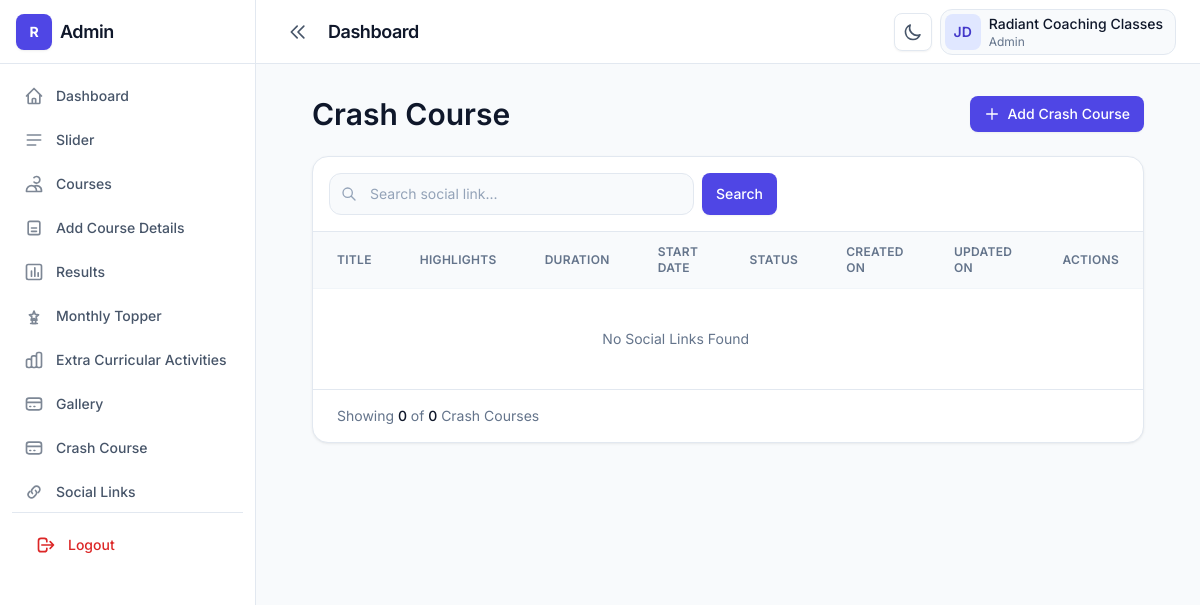
Before: /crash-course.php (signed in) with the older database file.
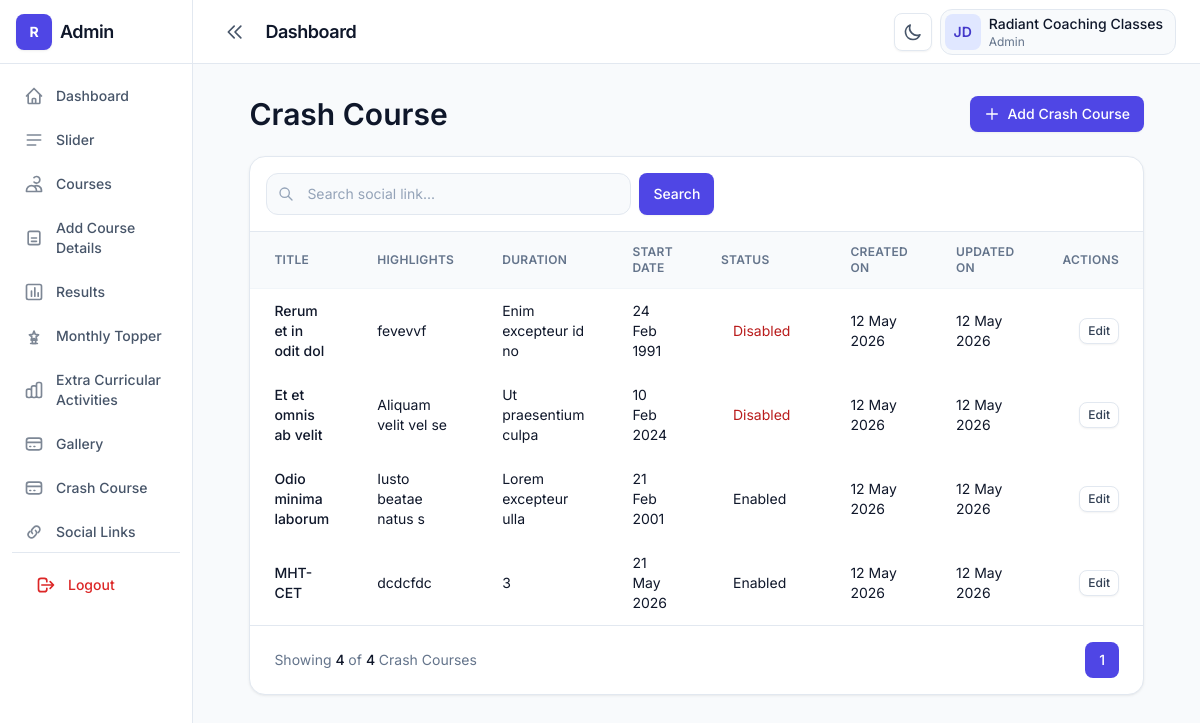
After: the same page with the newer database file.
### tables this page shows
CREATE TABLE IF NOT EXISTS `crash_courses` (
  `id` int NOT NULL AUTO_INCREMENT,
  `title` varchar(255) NOT NULL,
  `start_date` date NOT NULL,
  `duration` varchar(100) NOT NULL,
  `description` text NOT NULL,
  `created_at` date DEFAULT NULL,
  `updated_at` date DEFAULT NULL,
  `status` tinyint(1) DEFAULT '1',
  PRIMARY KEY (`id`)
);

### src/crash-course.php (the view, shortened to what the changed rows need)
<?php
include('conn.php');
$search = $_GET['search'] ?? '';
$page = isset($_GET['page'])
    ? (int)$_GET['page']
    : 1;
$limit = 5;
$offset = ($page - 1) * $limit;
$query = "
SELECT
crash_courses.*,
(
    SELECT highlight
    FROM crash_course_highlights
    WHERE crash_course_highlights.crash_course_id = crash_courses.id
    LIMIT 1
) as preview_highlight
FROM crash_courses
WHERE 1
";
$params = [];
$countQuery = "
SELECT COUNT(*) as total
FROM crash_courses
WHERE 1
";
$countStmt = $conn->prepare($countQuery);
$countStmt->execute($params);
$totalRecords =
    $countStmt->fetch(PDO::FETCH_ASSOC)['total'];
$totalPages = ceil($totalRecords / $limit);
$query .= "
ORDER BY crash_courses.id DESC
LIMIT $limit OFFSET $offset
";
$stmt = $conn->prepare($query);
$stmt->execute($params);
$crash_courses = $stmt->fetchAll(PDO::FETCH_ASSOC);
?>
<!DOCTYPE html>
<html lang="en" class="h-full">
<head>
    <link rel="stylesheet"
        href="../dist/css/output.css" />
</head>
<body class="h-full bg-slate-50 text-slate-900 dark:bg-slate-950 dark:text-slate-100">
    <div class="flex min-h-full">
        <div class="flex min-h-screen flex-1 flex-col lg:min-h-0">
            <?php include('header.php'); ?>
            <main class="flex-1 overflow-auto p-4 lg:p-8">
                <div class="container">
                    <div class="mb-6 flex flex-col gap-4 sm:flex-row sm:flex-wrap sm:items-center sm:justify-between">
                        <div class="min-w-0 flex-1">
                            <h2 class="text-display-sm text-slate-900 dark:text-white">
                                Crash Course
                            </h2>
                        </div>
                    </div>
                    <div class="rounded-2xl border border-slate-200 bg-white shadow-card dark:border-slate-800 dark:bg-slate-900">
                        <div class="overflow-x-auto">
                            <table class="w-full min-w-[640px] text-left text-sm">
                                <thead class="border-b border-slate-100 bg-slate-50 text-xs uppercase tracking-wide text-slate-500 dark:border-slate-800 dark:bg-slate-900/80 dark:text-slate-400">
                                    <tr>
                                        <th class="px-4 py-3 font-semibold lg:px-6">
                                            Title
                                        </th>
                                        <th class="px-4 py-3 font-semibold lg:px-6">
                                            Highlights
                                        </th>
                                        <th class="px-4 py-3 font-semibold lg:px-6">
                                            Duration
                                        </th>
                                        <th class="px-4 py-3 font-semibold lg:px-6">
                                            Start Date
                                        </th>
                                        <th class="px-4 py-3 font-semibold lg:px-6">
                                            Status
                                        </th>
                                        <th class="px-4 py-3 font-semibold lg:px-6">
                                            Created On
                                        </th>
                                        <th class="px-4 py-3 font-semibold lg:px-6">
                                            Updated On
                                        </th>
                                        <th class="px-4 py-3 text-right font-semibold lg:px-6">
                                            Actions
                                        </th>
                                    </tr>
                                </thead>
                                <tbody>
                                    <?php if (count($crash_courses) > 0) { ?>
                                        <?php foreach ($crash_courses as $social_link) { ?>
                                            <tr class="hover:bg-slate-50 dark:hover:bg-slate-800/40">
                                                <td class="px-4 py-3 lg:px-6">
                                                    <div class="font-medium">
                                                        <?php echo $social_link['title']; ?>
                                                    </div>
                                                </td>
                                                <td class="px-4 py-3 lg:px-6">
                                                    <?php echo $social_link['preview_highlight']; ?>
                                                </td>
                                                <td class="px-4 py-3 lg:px-6">
                                                    <?php echo $social_link['duration']; ?>
                                                </td>
                                                <td class="px-4 py-3 lg:px-6">
                                                    <?php
                                                    echo
                                                    date('d M Y', strtotime($social_link['start_date']))
                                                    ?>
                                                </td>
                                                <td class="px-4 py-3 lg:px-6">
                                                    <?php if ($social_link['status'] == 1) { ?>
                                                        <span class="px-3 py-1 rounded bg-green-100 text-green-700">
                                                            Enabled
                                                        </span>
                                                    <?php } else { ?>
                                                        <span class="px-3 py-1 rounded bg-red-100 text-red-700">
                                                            Disabled
                                                        </span>
                                                    <?php } ?>
                                                </td>
                                                <td class="px-4 py-3 lg:px-6">
                                                    <?php
                                                    echo
                                                    date('d M Y', strtotime($social_link['created_at']))
                                                    ?>
                                                </td>
                                                <td class="px-4 py-3 lg:px-6">
                                                    <?php
                                                    echo date(
                                                        'd M Y',
                                                        strtotime($social_link['updated_at'])
                                                    );
                                                    ?>
                                                </td>
                                                <td class="px-4 py-3 text-right lg:px-6">
                                                    <a
                                                        href="edit-crash-course?id=<?php echo $social_link['id']; ?>"
                                                        class="btn btn-secondary px-2 py-1 text-xs">
                                                        Edit
                                                    </a>
                                                </td>
                                            </tr>
                                        <?php } ?>
                                    <?php } else { ?>
                                        <tr>
                                            <td colspan="7"
                                                class="px-4 py-10 text-center text-slate-500 dark:text-slate-400">
                                                No Social Links Found
                                            </td>
                                        </tr>
                                    <?php } ?>
                                </tbody>
                            </table>
                        </div>
                        <div class="flex flex-col items-center justify-between gap-4 border-t border-slate-200 px-4 py-4 dark:border-slate-800 sm:flex-row lg:px-6">
                            <p class="text-sm text-slate-500 dark:text-slate-400">
                                Showing
                                <span class="font-medium text-slate-900 dark:text-white">
                                    <?php echo count($crash_courses); ?>
                                </span>
                                of
                                <span class="font-medium text-slate-900 dark:text-white">
                                    <span><?php echo $totalRecords; ?></span>
                                </span>
                                Crash Courses
                            </p>
                            <div class="flex items-center gap-2">
                                <?php for ($i = 1; $i <= $totalPages; $i++) { ?>
                                    <a
                                        href="?page=<?php echo $i; ?>&search=<?php echo $search; ?>"
                                        class="
                                        rounded-lg px-3.5 py-2 text-sm font-medium
                                        <?php
                                        if ($page == $i) {
                                            echo '
                                            bg-brand-600
                                            text-white
                                            ';
                                        }
                                        ?>
                                        ">
                                        <?php echo $i; ?>
                                    </a>
                                <?php } ?>
                            </div>
                        </div>
                    </div>
                </div>
            </main>
        </div>
    </div>
</body>
</html>

Changed rows visible on the page:
added crash_courses: title "Rerum et in odit dol", preview_highlight "fevevvf", duration "Enim excepteur id no", start_date "24 Feb 1991", status "Disabled", created_at "12 May 2026", updated_at "12 May 2026"
added crash_courses: title "Et et omnis ab velit", preview_highlight "Aliquam velit vel se", duration "Ut praesentium culpa", start_date "10 Feb 2024", status "Disabled", created_at "12 May 2026", updated_at "12 May 2026"
added crash_courses: title "Odio minima laborum", preview_highlight "Iusto beatae natus s", duration "Lorem excepteur ulla", start_date "21 Feb 2001", status "Enabled", created_at "12 May 2026", updated_at "12 May 2026"
added crash_courses: title "MHT-CET", preview_highlight "dcdcfdc", duration "3", start_date "21 May 2026", status "Enabled", created_at "12 May 2026", updated_at "12 May 2026"
Other visible differences:
count($crash_courses): "0" → "4"
$totalRecords: "0" → "4"
new list line: "1"
text no longer shown: "No Social Links Found"
